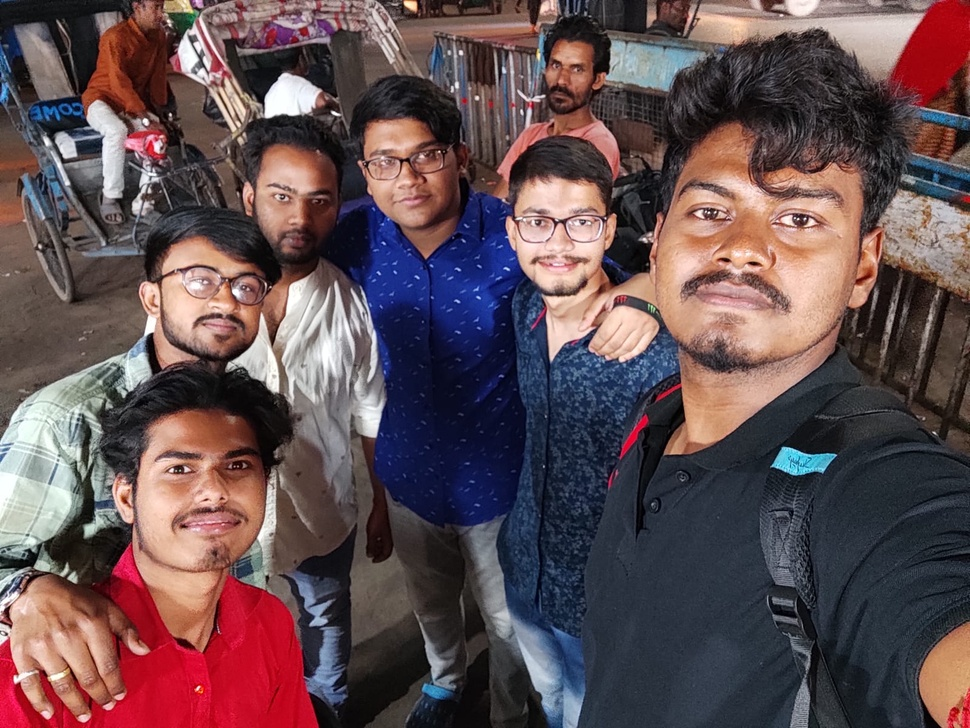
#> input picture group.jpg, 970 x 728 px, shrunk from 1599 x 1200 before the run
$ jupyter execute opencv.ipynb
#> lines starting #> are read from the running program, lines starting #| are printed output that depends on the picture; after the words box and inside, x2 and y2 are one past the last pixel; in counts of white or black regions, pixels touching at a corner belong together
[cell 1]
from PIL import Image
import numpy as np
import matplotlib.pyplot as plt
#OPENCV module for image and video processing
import cv2

[cell 2]
# frame=cv2.imread("strange.jpeg") #single face detection
frame=cv2.imread("group.jpg") # multiface detection
#> frame is the input picture: shape (728, 970, 3); mean B, G, R 81.7, 78, 98.6

[cell 3]
plt.imshow(frame) #here (imread take the images in bgr format) its showing reverse of RGB (BGR)

[cell 4]
#converting BGR to RGB
#convert color
rgb=cv2.cvtColor(frame,cv2.COLOR_BGR2RGB)
plt.imshow(rgb)

[cell 5]
# haar cascade is the training data for processing frontal faces ,eyes,anything...
# cascade frontalface download link ~ https://github.com/opencv/opencv/blob/4.x/data/haarcascades/haarcascade_frontalface_default.xml


#detecting frontal face
classifier = cv2.CascadeClassifier("haarcascade_frontalface.xml")
faces=classifier.detectMultiScale(frame)
#> faces = [[31, 63, 37, 37], [535, 44, 60, 60], [153, 544, 71, 71], [660, 186, 79, 79], [242, 134, 85, 85], [352, 116, 110, 110], [248, 158, 105, 105], [499, 170, 123, 123], [150, 236, 111, 111], [127, 409, 162, 162]]
#faces having value like [[113  66  72  72]] beacuse this image have only single face
# for pointing out to the first face
face=faces[1]
#> face = [535, 44, 60, 60]
# #face having value like [113  66  72  72]
# #x ,y ,height ,width
x,y,w,h = face
#> x = 535; y = 44; w = 60; h = 60
# #and we have to cut the face using slicing from x to x+w and y to y+h from upper rgb image
finalface=rgb[y:y+h , x:x+w]
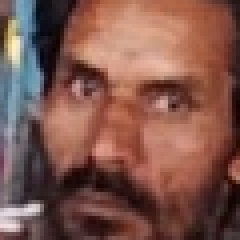
#> finalface: shape (60, 60, 3) (shown 4 times larger); mean R, G, B 127.6, 86.6, 77.1
plt.imshow(finalface)

[cell 6]
# marking as rectangle on face from whole image
#here we have to pass imagename, point1(x,y) and point2(x+w,y+h) , color of reactangle in rgb ,thickness of reactangle
for face in faces:
    x,y,w,h = face
    out = cv2.rectangle(rgb,(x,y),(x+w,y+h),(255,0,0),6)
#> this loop made 10 passes
#> pass 2, `out = cv2.rectangle(rgb,(x,y),(x+w,y+h),(255,0,0),6)`:
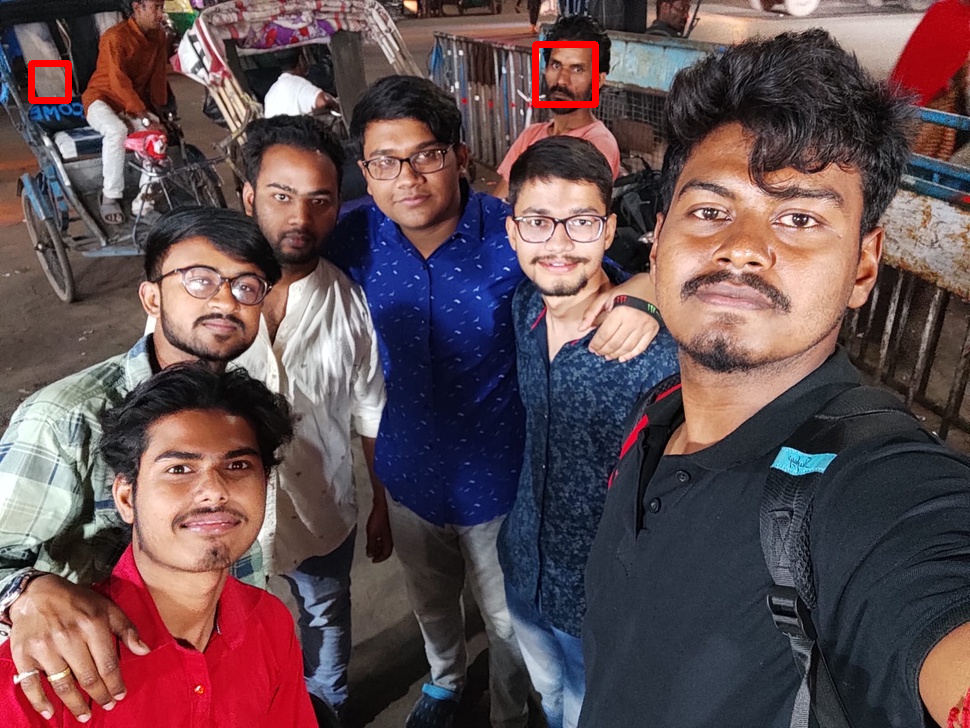
#> out: shape (728, 970, 3); mean R, G, B 99.3, 77.8, 81.4
#> pass 3, `out = cv2.rectangle(rgb,(x,y),(x+w,y+h),(255,0,0),6)`:
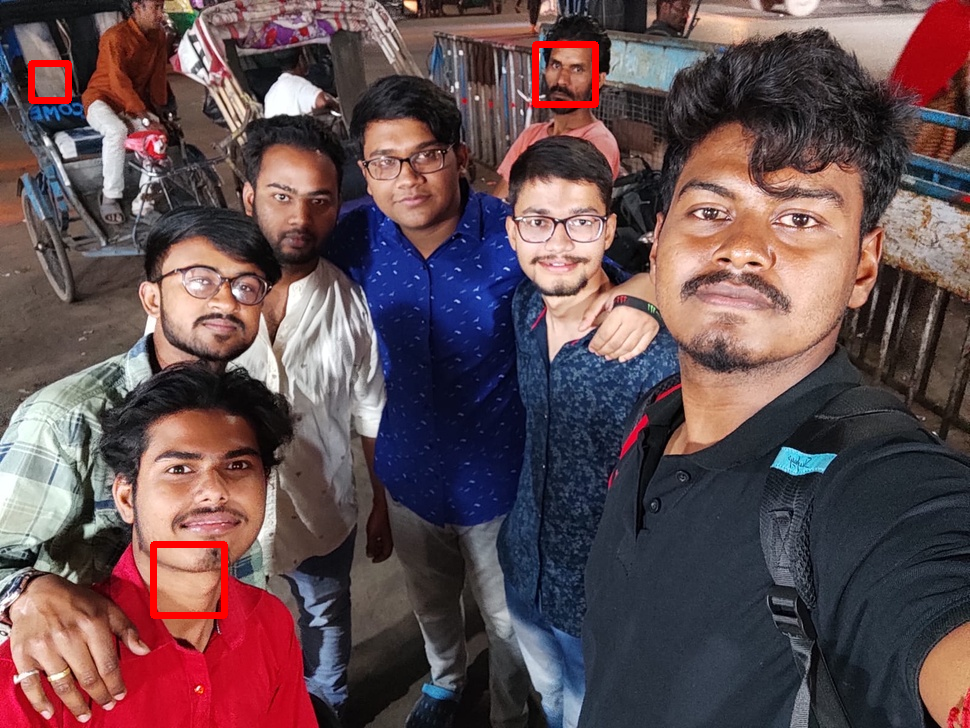
#> out: shape (728, 970, 3); 0.28% of pixels changed, all inside (x1, y1, x2, y2) = (150, 541, 228, 619)
#> after the loop:
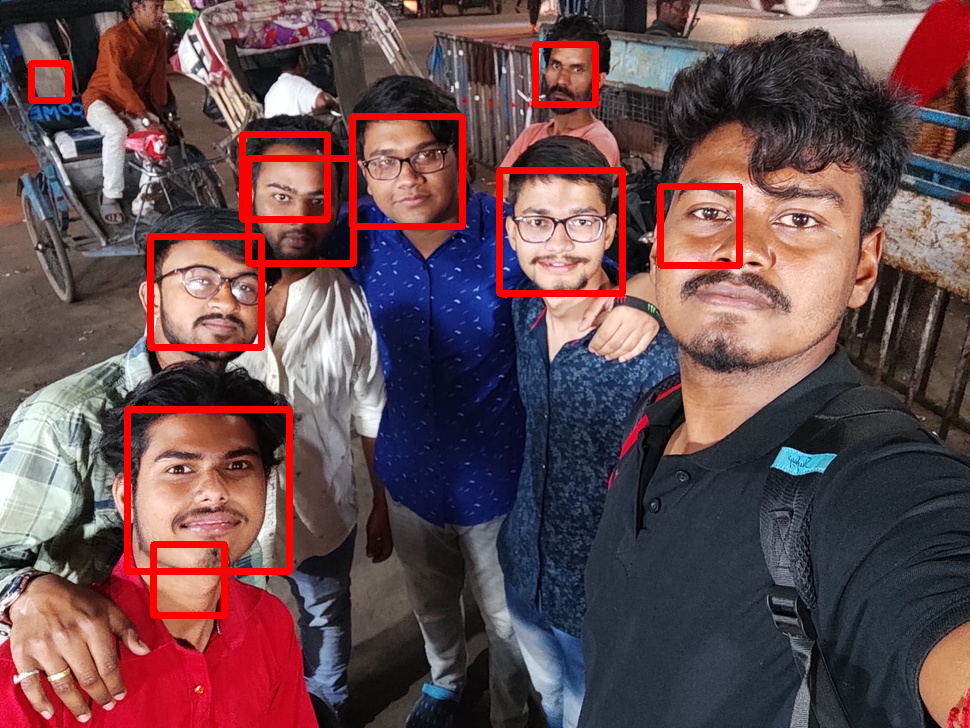
#> rgb: shape (728, 970, 3); mean R, G, B 104.3, 75.5, 79.1
plt.imshow(out)
